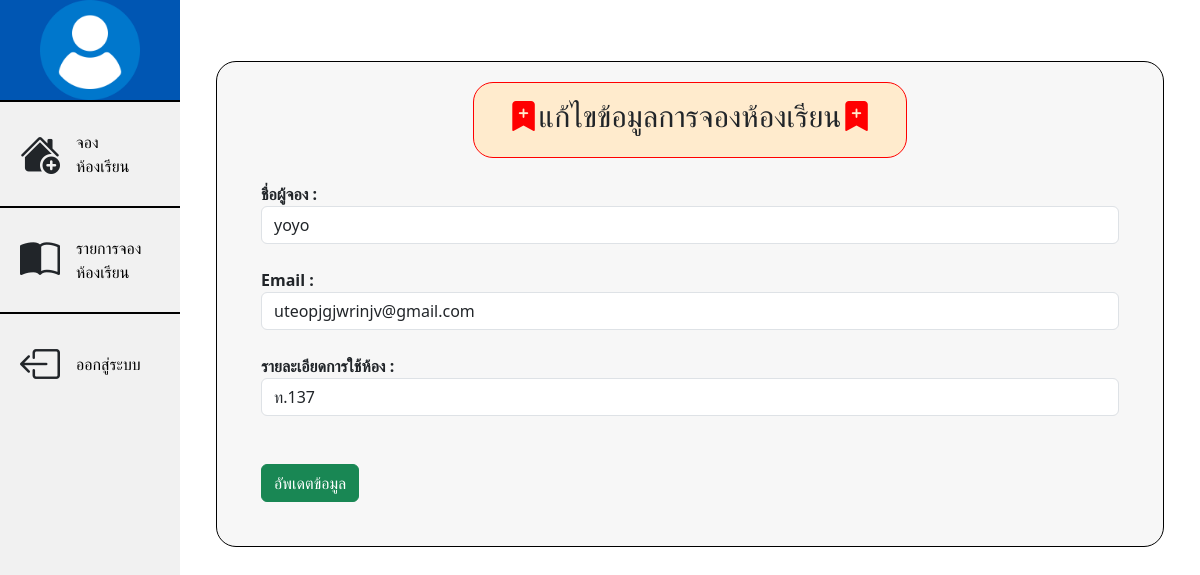
Screenshot of /edit/1 with the database file from the repository.
### mywebroom1/models.py (models this page shows, shortened)
class Person(models.Model):
    name = models.CharField(max_length=100)
    Email = models.CharField(max_length=100)
    detail = models.CharField(max_length=500)
    date = models.DateField(auto_now_add=True)

### mywebroom1/views.py (the view)
# urls.py: path('edit/<person_id>',views.edit),
def edit(request,person_id):
    if request.method == "POST":
        person = Person.objects.get(id=person_id)
        person.name = request.POST["name"]
        person.Email = request.POST["Email"]
        person.detail = request.POST["detail"]
        person.save()
        messages.success(request,"อัพเดตข้อมูลเรียบร้อย")
        return redirect("/roomlist")
    else:
        person = Person.objects.get(id=person_id)
        return render(request,"edit.html",{"person":person})

### mywebroom1/templates/edit.html (shortened to what this page needs)
{% load static%}
<!DOCTYPE html>
<html lang="en">
<head>
    <link rel="stylesheet" href="{% static '/css/main.css' %}">
    <link href="https://cdn.jsdelivr.net/npm/bootstrap@5.3.2/dist/css/bootstrap.min.css" rel="stylesheet">
    <link rel="stylesheet"href="https://cdn.jsdelivr.net/npm/bootstrap-icons@1.10.3/font/bootstrap-icons.css">
</head>
<body>
    <ul class="menu">
        <div class="logo">
          <img src="{% static '/images/user.png' %}" alt="">
        </div>
        <li><i class="bi bi-house-add-fill" style="font-size: 40px;"></i><a href="/main">จองห้องเรียน</a></li>
    <li><i class="bi bi-book-half" style="font-size: 40px;"></i><a href="/roomlist">รายการจองห้องเรียน</a></li>
    <li><i class="bi bi-box-arrow-left" style="font-size: 40px;"></i><a href="/logout">ออกสู่ระบบ</a></li>
    </ul>
    <div class="section-1">
        <div class="containerone">
          <div class="flex-con-item0">
            <div class="item-span0">
              <h1><i class="bi bi-bookmark-plus-fill" style="color: rgb(255, 0, 0);"></i>แก้ไขข้อมูลการจองห้องเรียน<i class="bi bi-bookmark-plus-fill"style="color: rgb(255, 0, 0);" ></i></h1>
            </div>
          </div>
            <div class="flex-con-item2">
              <form method="post" action="">
                <div class="form-group m-4">
                  <label for="name">ชื่อผู้จอง : </label>
                  <input type="text" name="name" class="form-control" value="{{person.name}}">
                </div>
                <div class="form-group m-4">
                  <label for="Email">Email : </label>
                  <input type="text" name="Email" class="form-control" value="{{person.Email}}">
                </div>
                <div class="form-group m-4">
                  <label for="Email">รายละเอียดการใช้ห้อง : </label>
                  <input type="text" name="detail" class="form-control" value="{{person.detail}}">
                </div>
                <input type="submit" value="อัพเดตข้อมูล" class="btn btn-success m-4">
              </form>
            </div>
        </div>
    </div>
</body>
</html>

### static/css/main.css (style rules this page uses)
body { font-family: "Sarabun", sans-serif; margin: 0 auto; padding: 0 auto; background-color: #ffffff; box-sizing: border-box; background-size: cover; background-position: center; }
.logo img { width: 100px; }
.logo { text-align: center; background-color: #0056b3; }
.menu { list-style-type: none; margin: 0; padding: 0; width: 15%; background-color: #f1f1f1; position: fixed; height: 100%; overflow: auto; }
.section-1 { margin-left:15%; padding:1px 16px; height:1100px; }
li { display: flex; align-items: center; padding: 20px; border-top: 2px solid #000 ; }
li a { display: block; color: #000; padding: 8px 16px; text-decoration: none; }
* { outline: none; }
label { font-weight: bold; }
.containerone { max-width: 1600px; padding: 20px; margin: 20px; margin-top: 60px; border-radius: 20px; background-color: #f7f7f7; border: 1px solid #000; }
.item-span0 h1 { font-size: 30px; padding: 15px; }
.item-span0 { text-align: center; border: 1px solid #ff0000; background-color: #FFEBCD; border-radius: 20px; padding-left: 20px; padding-right: 20px; }
.flex-con-item0 { display: flex; border-radius: 30px; justify-content: center; }

### rows the page displays
Person: name "yoyo", Email "uteopjgjwrinjv@gmail.com", detail "ท.137"
